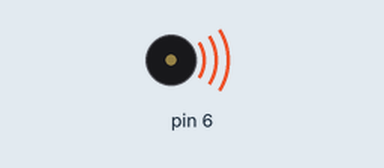
The sketch below on a simulated Arduino Uno, built with avr-gcc and run on an emulated ATmega328P. Shown: buzzer (waves = sounding).

Above: at 0.16 s.
At 2.41 s:
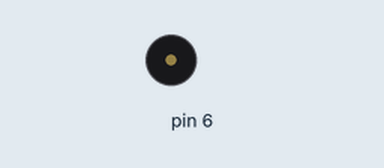
Timing chart, 0 to 3.0 s (numbered marks = the images above):
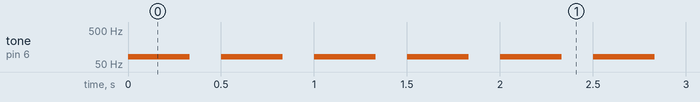

The sketch:

Zombie_-_The_Cranberries.ino
```cpp
//////////////////
//   EDIVÂNIA   //
//     UFPI     //
//   29/01/23   //
//////////////////

#define NOTE_E2  82.400
#define NOTE_G2  98.868
#define NOTE_C2  132.000
#define NOTE_D3  146.850
#define NOTE_A2  110.000
#define NOTE_Fcharp2 93.324
#define NOTE_B2  124.610
#define NOTE_E3  166.320

void setup()
{
  pinMode(6, OUTPUT);
}

void loop()
{
	// NOTE_E2 (6x) //
    tone(6, NOTE_E2, 333.333);
    delay(500);
    tone(6, NOTE_E2, 333.333);
    delay(500);
    tone(6, NOTE_E2, 333.333);
    delay(500);
    tone(6, NOTE_E2, 333.333);
    delay(500);
    tone(6, NOTE_E2, 333.333);
    delay(500);
     tone(6, NOTE_E2, 333.333);
    delay(500);

    // NOTE_G2 (1x) //
    tone(6, NOTE_G2, 333.333);
    delay(500);

    // NOTE_E2 (1x) //
    tone(6, NOTE_E2, 333.333);
    delay(500);

    // NOTE_C2 (6x) //
    tone(6, NOTE_C2, 333.333);
    delay(500);
    tone(6, NOTE_C2, 333.333);
    delay(500);
    tone(6, NOTE_C2, 333.333);
    delay(500);
    tone(6, NOTE_C2, 333.333);
    delay(500);
    tone(6, NOTE_C2, 333.333);
    delay(500);
    tone(6, NOTE_C2, 333.333);
    delay(500);

    // NOTE_D3 (1x) //
    tone(6, NOTE_D3, 333.333);
    delay(500);

    // NOTE_C2 (1x) //
    tone(6, NOTE_C2, 333.333);
    delay(500);

    // NOTE_G2 (6x) //
    tone(6, NOTE_G2, 333.333);
    delay(500);
    tone(6, NOTE_G2, 333.333);
    delay(500);
    tone(6, NOTE_G2, 333.333);
    delay(500);
    tone(6, NOTE_G2, 333.333);
    delay(500);
    tone(6, NOTE_G2, 333.333);
    delay(500);
    tone(6, NOTE_G2, 333.333);
    delay(500);

    // NOTE_A2 (1x) //
    tone(6, NOTE_A2, 333.333);
    delay(500);

    // NOTE_G2 (1x) //
    tone(6, NOTE_G2, 333.333);
    delay(500);

    // NOTE_Fcharp2 (5x) //
    tone(6, NOTE_Fcharp2, 333.333);
    delay(500);
    tone(6, NOTE_Fcharp2, 333.333);
    delay(500);
    tone(6, NOTE_Fcharp2, 333.333);
    delay(500);
    tone(6, NOTE_Fcharp2, 333.333);
    delay(500);
    tone(6, NOTE_Fcharp2, 333.333);
    delay(500);

    // NOTE_G2 (1x) //
    tone(6, NOTE_G2, 333.333);
    delay(500);

    // NOTE_Fcharp2 (1x) //
    tone(6, NOTE_Fcharp2, 333.333);
    delay(500);

    // NOTE_G2 (1x) //
    tone(6, NOTE_G2, 333.333);
    delay(500);
}
```

Measured:
- by itself, tone on pin 6: plays 82 Hz for 0.33 s, 82 Hz for 0.33 s, 82 Hz for 0.33 s, 82 Hz for 0.33 s, 82 Hz for 0.33 s, 82 Hz for 0.33 s … (260 notes in this stretch)
